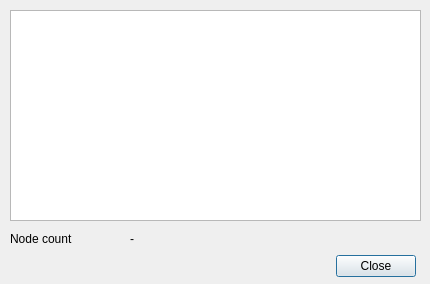
<?xml version="1.0" encoding="UTF-8"?>
<ui version="4.0">
 <class>CQDlgMotionPlanningJoints</class>
 <widget class="QDialog" name="CQDlgMotionPlanningJoints">
  <property name="geometry">
   <rect>
    <x>0</x>
    <y>0</y>
    <width>430</width>
    <height>284</height>
   </rect>
  </property>
  <property name="windowTitle">
   <string>Motion Planning Joint Parameters</string>
  </property>
  <property name="locale">
   <locale language="English" country="UnitedStates"/>
  </property>
  <widget class="QDialogButtonBox" name="qqClose">
   <property name="geometry">
    <rect>
     <x>15</x>
     <y>250</y>
     <width>401</width>
     <height>32</height>
    </rect>
   </property>
   <property name="standardButtons">
    <set>QDialogButtonBox::Close</set>
   </property>
  </widget>
  <widget class="QTableWidget" name="qqTable">
   <property name="geometry">
    <rect>
     <x>10</x>
     <y>10</y>
     <width>411</width>
     <height>211</height>
    </rect>
   </property>
   <attribute name="horizontalHeaderCascadingSectionResizes">
    <bool>true</bool>
   </attribute>
   <attribute name="horizontalHeaderHighlightSections">
    <bool>false</bool>
   </attribute>
   <attribute name="horizontalHeaderStretchLastSection">
    <bool>false</bool>
   </attribute>
   <attribute name="verticalHeaderDefaultSectionSize">
    <number>20</number>
   </attribute>
   <attribute name="verticalHeaderHighlightSections">
    <bool>false</bool>
   </attribute>
   <attribute name="verticalHeaderMinimumSectionSize">
    <number>20</number>
   </attribute>
  </widget>
  <widget class="QLabel" name="label_11">
   <property name="geometry">
    <rect>
     <x>10</x>
     <y>230</y>
     <width>111</width>
     <height>18</height>
    </rect>
   </property>
   <property name="text">
    <string>Node count</string>
   </property>
  </widget>
  <widget class="QLabel" name="qqNodeCnt">
   <property name="geometry">
    <rect>
     <x>130</x>
     <y>230</y>
     <width>141</width>
     <height>18</height>
    </rect>
   </property>
   <property name="text">
    <string>-</string>
   </property>
  </widget>
 </widget>
 <tabstops>
  <tabstop>qqClose</tabstop>
 </tabstops>
 <resources/>
 <connections/>
</ui>
